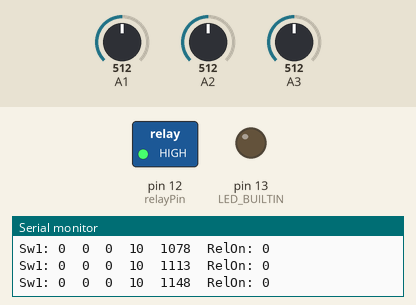
This sketch was run on a simulated Arduino Uno, built with avr-gcc and run on an emulated ATmega328P. Shown: switched loads named in the sketch (green lamp = pin HIGH), output pins drawn as LEDs (lit = HIGH), the last lines printed to the serial monitor. The test bench sets the inputs (shaded band); at power-on: A3 = 512, A1 = 512, A2 = 512.

Above: at 1.2 s.
1.3 s: A3 set to 540
At 1.9 s:
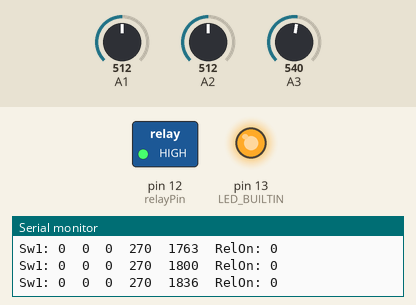
4.3 s: A3 set to 716
At 9.39 s:
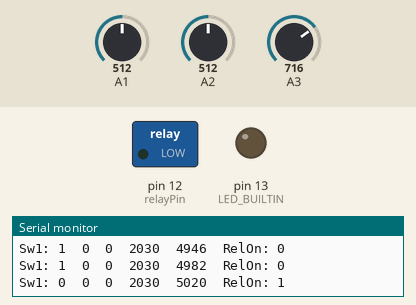
At 9.82 s:
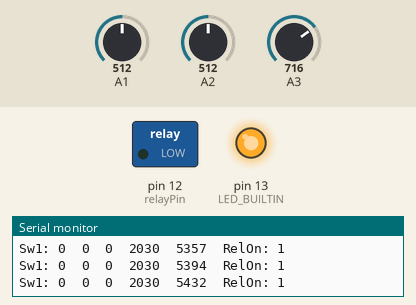
Timing chart, 0 to 16.3 s (numbered marks = the images above; inputs shaded):
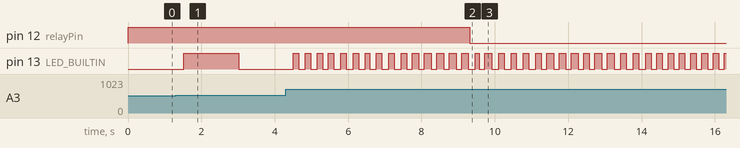

Measured:
- the behaviour switches between 522 and 523 on A3 (found by bisection; images 0 and 1)
- after the input at 4.3 s, pin 12 (relayPin): HIGH → LOW after 5.0 s
- by itself, pin 13 (LED_BUILTIN): repeats every 2.9 s: 2 × (LOW 0.18 s, HIGH 0.15 s), LOW 0.15 s, 3 × (HIGH 0.15 s, LOW 0.19 s), HIGH 0.11 s, 3 × (LOW 0.19 s, HIGH 0.15 s)

The sketch:

VoltageIndicator_1_4.ino
```cpp
/*
This regulator is developed with the goal to optimize the working of a heating system pump.
It has three voltage sensors with galvanic dividing trafos which are connected to the servo valves of the heating lines.
In case there is 220V on the sensor input the /uC recieves an AC signal from 0 to 5 V of the amplitude.
The signal from three sensors are being evaluating and a control command will be issued to the relay in folloving cases:
- at lease one of the sensors has 220V on its input, the relay should be set to the ON-status
- no one sensor has an apporpriate voltage level, the relay should switch off the heating pump.
In course of the switching on or off procedure relay should change its status after a sertain delay,
wich in turn can be possible changed in framework of the setup sequence. Usually this delay amount to 0..5 minutes.
The whole regulater should be controlled via one button and can be put in one of the three possible states: ON, OFF and Automatic.
This button reacts for the single pressing less then 1 sec. and switches betwenn the mentioned states.
If the button is pressed for 5 sec. the setup routine is entered. WIthin this routine the delay time can be set for
the switch-on and -off procedure separately.
*/

#define sensorPin_1 1
#define sensorPin_2 2
#define sensorPin_3 3
#define relayPin 12
#define led1 7
#define led2 8
#define led3 9
#define buttonPin 14
#define controlLED 16
#define setUpLED 18


boolean switching(false);  // Any switching process is going on
boolean relayOn(false);    // Status of the relay

unsigned long blinkTimer(0);
unsigned long onOffTimer(0);

int switchingOnDelay(5000), switchingOffDelay(15000);
int blinkPeriod(1000);

int sensorSignal[3][10]{};        // analog signal from 3 voltage sensors x 10 samples
int voltage[3]{};                 // average voltage signal from 3 sensors
int average = 513;                // threshold on/off
int voltageSum(0), vMax(10), vMin(10000);


// *****------ S-E-T-U-P---------****************************************
void setup() {
  Serial.begin(9600);           // Serial link to PC created

  pinMode(LED_BUILTIN, OUTPUT);
  pinMode(relayPin, OUTPUT);
  digitalWrite(relayPin, HIGH);    // Relay switch Off
  switching = false;
  relayOn = false;
  blinkPeriod = 1500;              // Blink frequency while relay is switched off
}

// ---------- L-O-O-P-----************************************************
void loop() {

  voltageSum = 0;

  Serial.print("Sw1: "); Serial.print(switching); Serial.print("  ");

  if ( !switching ) {
    // ---------- Sensors signal evaluation-----------------
    for(byte i = 0; i < 3; i++) voltage[i] = 0;

    for(byte i = 0; i < 10; i++) {            // average over 10 measurements
      for(byte j = 0; j < 3; j++) {           // 3 voltage sensors, input signal
        sensorSignal[j][i] = analogRead(j+1);
        if ( j == 0 || j == 1) sensorSignal[j][i] = 513; // For test purposes only. Simulation of the switched off state
        //Serial.print(sensorSignal[j][i]); Serial.print("  ");

        if (sensorSignal[j][i] < average) voltage[j] += (average - sensorSignal[j][i]);  // Detection of the sinusoidal signal. Derivation of the average
        else  voltage[j] += (sensorSignal[j][i] - average);
        // Serial.println(sensorSignal_1[i]);
        // Serial.print(voltage[0]); Serial.print("  "); Serial.print(voltage[1]); Serial.print("  "); Serial.println(voltage[2]);
      }
    }
  }
    Serial.print(voltage[0]); Serial.print("  "); Serial.print(voltage[1]); Serial.print("  "); Serial.print(voltage[2]); Serial.print("  "); Serial.print(millis() - onOffTimer);

    // ------------- On/Off switching logic -----------------------
    if ( ( (voltage[0] > 300) || (voltage[1] > 300) || (voltage[2] > 300) ) && !switching && !relayOn ) { // If at least one servo is on
      // Serial.println("ON");
      blinkPeriod = 150;
      onOffTimer = millis();
      switching = true;
      }

    if( ( (voltage[0] < 300) && (voltage[1] < 300) && (voltage[2] < 300) ) && !switching && relayOn ) { // If everythimg is off
      // Serial.println("OFF");
      blinkPeriod = 1500;
      onOffTimer = millis();
      switching = true;
      }

   Serial.print("  RelOn: "); Serial.println(relayOn);

  if(switching && !relayOn && ((millis() - onOffTimer) >= switchingOnDelay) ) {
      digitalWrite(relayPin, LOW);  // Switch On the relay
      relayOn = true;
      switching = false;
      }

  if(switching && relayOn && ((millis() - onOffTimer) >= switchingOffDelay) ) {
      digitalWrite(relayPin, HIGH);  // Switch Off the relay
      relayOn = false;
      switching = false;
      }

  if ((millis() - blinkTimer) >= blinkPeriod)
    digitalWrite(LED_BUILTIN, HIGH);                // turn the LED on
  if ((millis() - blinkTimer) >= 2 * blinkPeriod) {
    digitalWrite(LED_BUILTIN, LOW);                 // turn the LED off
    blinkTimer = millis();
  }


  /*if (voltage > vMax) vMax = voltage;
  if (voltage < vMin) vMin = voltage;
  Serial.print("Sum:  "); Serial.print(voltage);
  Serial.print("  Max: "); Serial.print(vMax); Serial.print("  Min: "); Serial.println(vMin);   // debug value
  */

}
```
